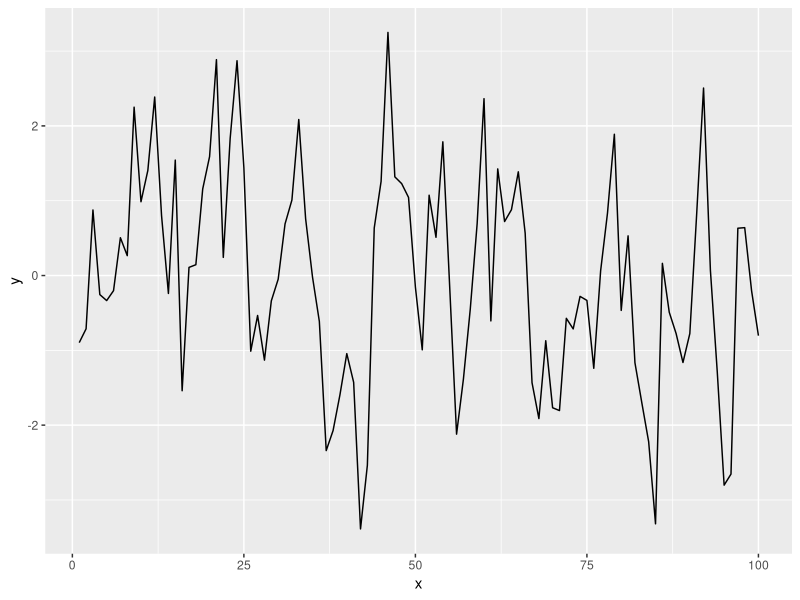
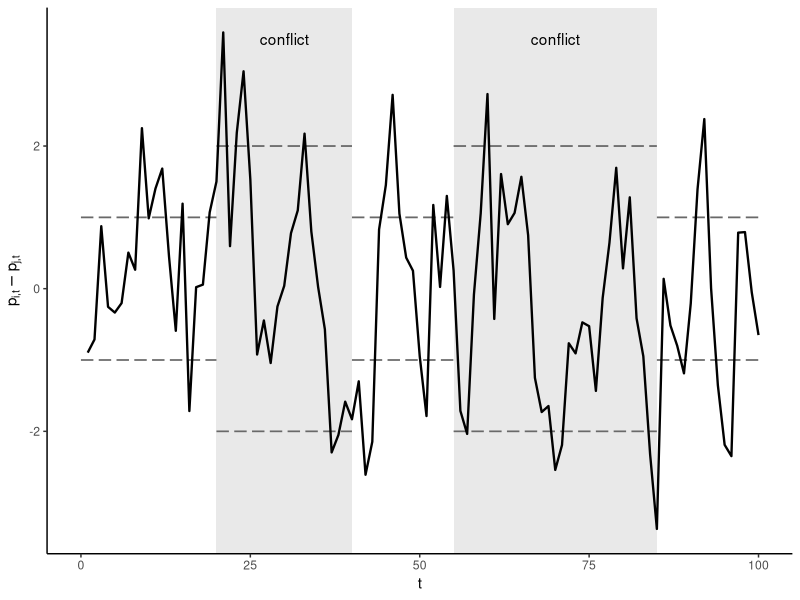
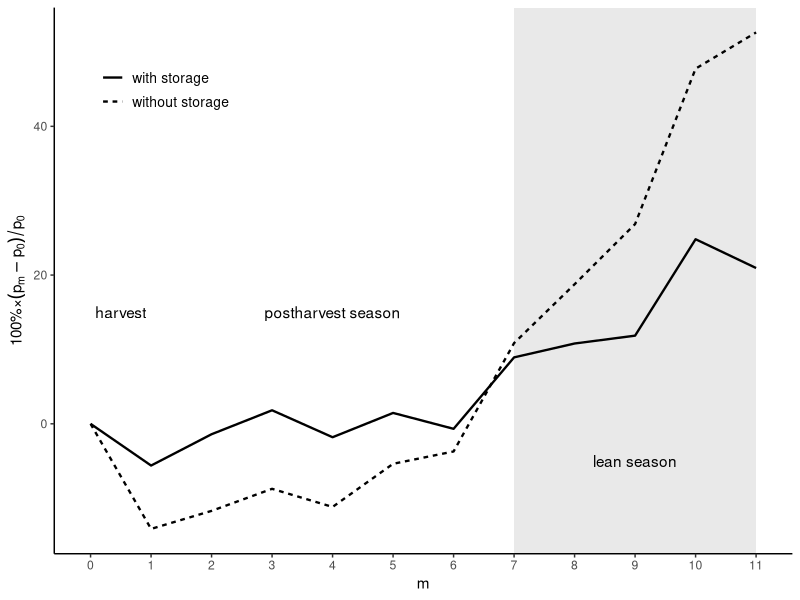
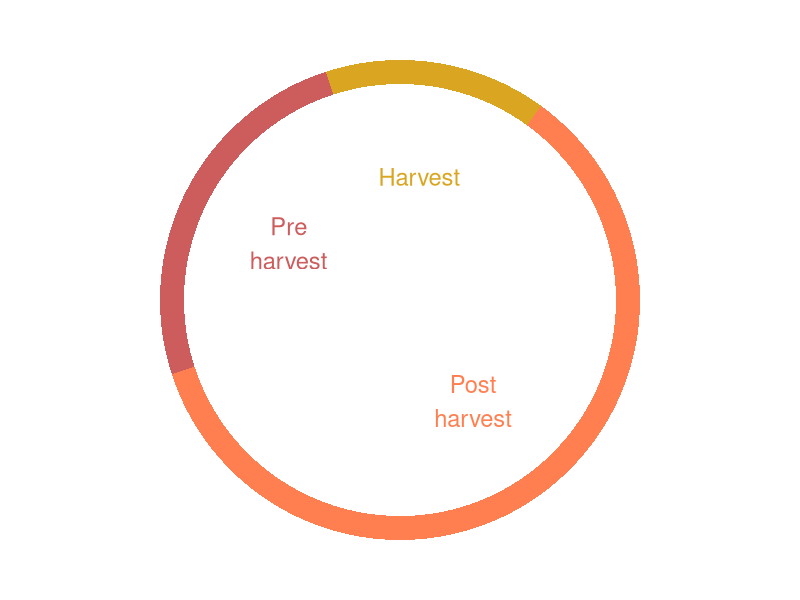
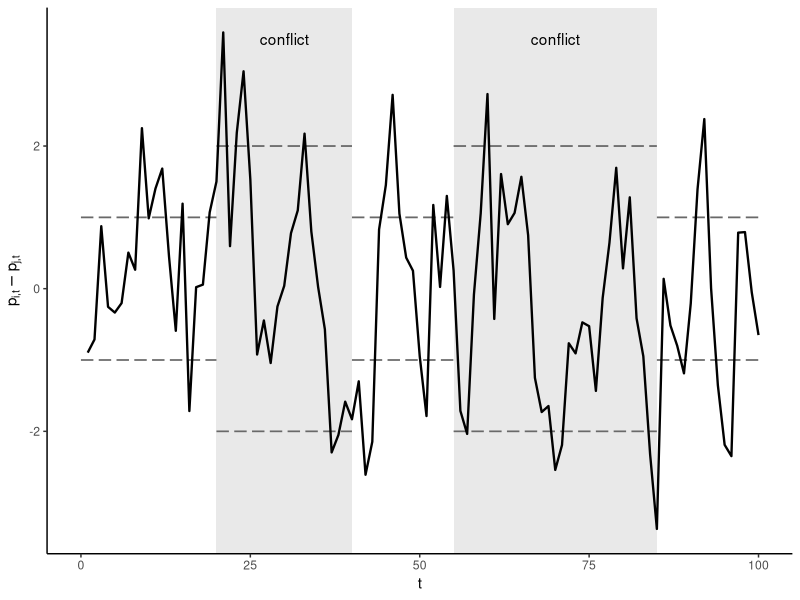
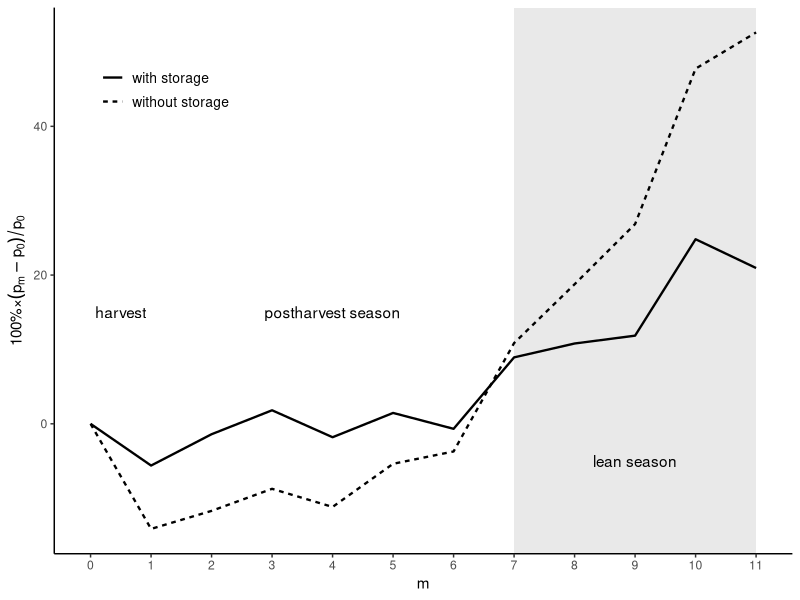

Recreate these plots in R, in order. (Note: this script raises an error after producing the figures.)
# load packages
library(data.table)
library(ggplot2)
library(Cairo)

n=100
set.seed(2)
y <- rnorm(n)
for(i in 2:n){
  if(abs(y[i-1])<1.5){
    y[i] <- y[i-1]+y[i]
  }else{
    y[i] <- .5*y[i-1]+y[i]
  }
}

dt <- data.table(x=1:n,y=y)

ggplot(dt,aes(x=x,y=y))+
  geom_line()




n=100
set.seed(2)
y <- rnorm(n)
for(i in 2:n){
  if(i %in% c(20:40,55:85)){
    if(abs(y[i-1])<2){
      y[i] <- y[i-1]+y[i]
    }else{
      y[i] <- .5*y[i-1]+y[i]
    }
  }else{
    if(abs(y[i-1])<1){
      y[i] <- y[i-1]+y[i]
    }else{
      y[i] <- .5*y[i-1]+y[i]
    }
  }
  
}

dt <- data.table(x=1:n,y=y,d=c(rep(0,20),rep(1,20),rep(0,15),rep(1,30),rep(0,15)))

segment_dt = data.table(
  x = c(0,20,40,55,85,0,20,40,55,85),
  xend = c(20,40,55,85,100,20,40,55,85,100), 
  y = c(1,2,1,2,1,-1,-2,-1,-2,-1),
  yend = c(1,2,1,2,1,-1,-2,-1,-2,-1)
)

gg1 <- ggplot(dt,aes(x=x,y=y))+
  annotate("rect",xmin=c(20,55),xmax=c(40,85),ymin=-Inf,ymax=Inf,fill="lightgray",alpha=.5)+
  geom_segment(data=segment_dt,aes(x=x,y=y,xend=xend,yend=yend),linetype=5,linewidth=.6,color="dimgray")+
  geom_line(linewidth=.8)+
  annotate("text",x=c(30,70),y=c(3.5,3.5),label="conflict",hjust=.5,vjust=.5)+
  labs(x="t",y=expression(p["i,t"]-p["j,t"]))+
  theme_classic()

gg1

ggsave("spatial.png",gg1,width=6.5,height=3.0,dpi="retina",device="png")






n=12
set.seed(6)
y <- rnorm(n,0,.1)
y1 <- y
y2 <- y
y1[1] <- 0
y2[1] <- 0
for(i in 2:n){
  y1[i] <- -.1*i+.02*i^2-0.0005*i^3+y1[i]
  y2[i] <- -.3*i+.05*i^2-0.001*i^3+y2[i]
}

dt <- data.table(x=factor(1:n),y1=y1*30,y2=y2*30)

dl <- melt(dt,id.vars="x")
dl$variable <- factor(dl$variable,levels=c("y1","y2"),labels=c("with storage","without storage"))

# segment_dt = data.table(
#   x = c(0,20,40,55,85,0,20,40,55,85),
#   xend = c(20,40,55,85,100,20,40,55,85,100), 
#   y = c(1,2,1,2,1,-1,-2,-1,-2,-1),
#   yend = c(1,2,1,2,1,-1,-2,-1,-2,-1)
# )

gg2 <- ggplot(dl,aes(x=x,y=value,linetype=variable,group=variable))+
  annotate("rect",xmin=8,xmax=12,ymin=-Inf,ymax=Inf,fill="lightgray",alpha=.5)+
  # geom_segment(data=segment_dt,aes(x=x,y=y,xend=xend,yend=yend),linetype=5,linewidth=.6,color="dimgray")+
  geom_line(linewidth=.8)+
  annotate("text",x=c(1.5,5.0,10),y=c(15,15,-5),label=c("harvest","postharvest season","lean season"),hjust=.5,vjust=.5)+
  scale_x_discrete(labels=c(0:11))+
  # coord_cartesian(ylim=c(0,3))+
  labs(x="m",y=expression(paste(100,"%\u00D7",(p[m]-p[0])/p[0])))+
  theme_classic()+
  theme(legend.position=c(.15,.85),legend.title=element_blank(),legend.text = element_text(size=10))

gg2

ggsave("storage.png",gg2,width=6.5,height=3.0,dpi="retina",device="png")







# Create test data.
dt <- data.table(category=c("Harvest","Post\nharvest","Pre\nharvest"),count=c(15,60,25))

# Compute percentages
dt$fraction = dt$count/sum(dt$count)

# Compute the cumulative percentages (top of each rectangle)
dt$ymax = cumsum(dt$fraction)

# Compute the bottom of each rectangle
dt$ymin = c(0,head(dt$ymax,n=-1))

# Compute label position
dt$labelPosition <- (dt$ymax + dt$ymin) / 2

# Compute a good label
dt$label <- paste0(dt$category)

# Make the plot
ggplot(dt,aes(ymax=ymax, ymin=ymin, xmax=4, xmin=3.5, fill=category)) +
  geom_rect() +
  geom_text(x=1.6,aes(y=labelPosition, label=label, color=category), size=6) +
  scale_fill_manual(values=c("goldenrod","coral","indianred")) +
  scale_color_manual(values=c("goldenrod","coral","indianred")) +
  coord_polar(theta="y",start=pi*1.9) +
  xlim(c(-1,4)) +
  theme_void()+
  theme(legend.position="none")





df <- data.frame(Temperature = c(4.4, 4.6, 6.3, 8.7, 11.6, 14.1, 15.9, 15.5,
                                 13.1, 9.7, 6.7, 4.3, 3.6, 3.9, 6.4, 9.7, 13.2,
                                 15.8, 18, 17.8, 15.1, 11.2, 7.2, 4.4),
                 City = rep(c("Glasgow", "Amsterdam"), each = 12),
                 Month = factor(rep(month.name, 2), month.name))

ggplot(dt, aes(x=category,y=fraction)) +
  geom_col() +
  # geom_vline(xintercept = 1:13 - 0.5, color = "gray90") +
  # geom_hline(yintercept = 0:3 * 5, color = "gray90") +
  scale_fill_manual(values = c("darkorange", "dodgerblue4")) +
  coord_curvedpolar(theta="x",start=pi*1.9)+
  # theme_void() +
  theme(legend.position="none")







# generate the radial plot
gg_coef <- ggplot(coeftab_dt,aes(x=season,y=est))+
  geom_ribbon(aes(ymin=est-1.96*se,ymax=est+1.96*se),fill="coral",alpha=.25)+
  geom_line(color="coral",linewidth=.6)+
  geom_hline(yintercept = seq(-12,10,4),color="gray60",size=.3,linetype=3) +
  geom_hline(yintercept = 0,color="gray40",size=.4,linetype=2) +
  scale_x_continuous(breaks = 0:11,labels=c("H(arvest)",paste0("H+",c(1:11))))+
  scale_y_continuous(breaks = seq(-8,10,4))+
  coord_polar(start=-pi*2)+
  labs(x="months after harvest (H)",y="% change in violence",caption="Created by @DavidUbilava using ACLED data and based on Ubilava et al. (2023)")+
  theme_classic()+
  theme_guess()+
  theme(axis.line=element_blank())

ggsave("figures/radial_violence.png",gg_coef,width=6.5,height=6.5,dpi="retina",device="png")
ggsave("figures/radial_violence.eps",gg_coef,width=6.5,height=6.5,dpi="retina",device=cairo_ps)
